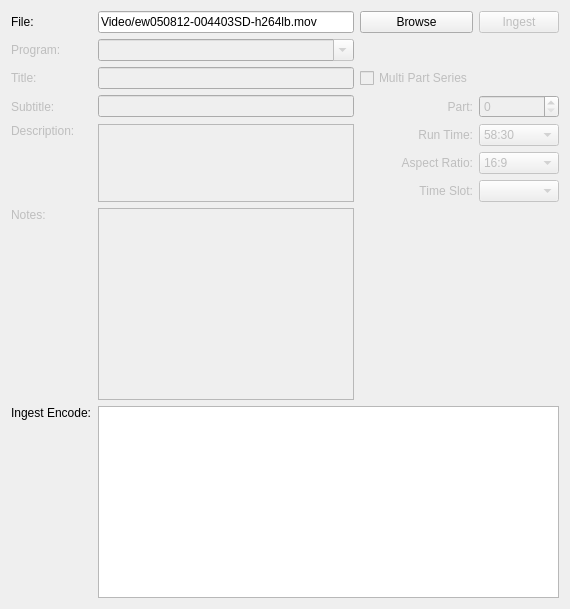
      <widget class="QWidget" name="tab_6">
       <attribute name="title">
        <string>Local Ingest</string>
       </attribute>
       <layout class="QGridLayout" name="gridLayout_8">
        <item row="5" column="1">
         <widget class="QLineEdit" name="lineEdit_11">
          <property name="enabled">
           <bool>false</bool>
          </property>
         </widget>
        </item>
        <item row="2" column="0">
         <widget class="QLabel" name="label_31">
          <property name="enabled">
           <bool>false</bool>
          </property>
          <property name="text">
           <string>Program:</string>
          </property>
         </widget>
        </item>
        <item row="1" column="0">
         <widget class="QLabel" name="label_29">
          <property name="text">
           <string>File:</string>
          </property>
         </widget>
        </item>
        <item row="1" column="2">
         <widget class="QPushButton" name="inputfile_browse">
          <property name="enabled">
           <bool>true</bool>
          </property>
          <property name="text">
           <string>Browse</string>
          </property>
         </widget>
        </item>
        <item row="10" column="0">
         <widget class="QLabel" name="label_17">
          <property name="enabled">
           <bool>true</bool>
          </property>
          <property name="text">
           <string>Ingest Encode:</string>
          </property>
          <property name="alignment">
           <set>Qt::AlignLeading|Qt::AlignLeft|Qt::AlignTop</set>
          </property>
         </widget>
        </item>
        <item row="1" column="1">
         <widget class="QLineEdit" name="ingest_file">
          <property name="enabled">
           <bool>true</bool>
          </property>
          <property name="text">
           <string>Video/ew050812-004403SD-h264lb.mov</string>
          </property>
         </widget>
        </item>
        <item row="1" column="3">
         <widget class="QPushButton" name="ingest">
          <property name="enabled">
           <bool>false</bool>
          </property>
          <property name="text">
           <string>Ingest</string>
          </property>
         </widget>
        </item>
        <item row="10" column="1" colspan="3">
         <widget class="QTextEdit" name="ingest_display">
          <property name="enabled">
           <bool>true</bool>
          </property>
         </widget>
        </item>
        <item row="4" column="2">
         <widget class="QCheckBox" name="checkBox">
          <property name="enabled">
           <bool>false</bool>
          </property>
          <property name="text">
           <string>Multi Part Series</string>
          </property>
         </widget>
        </item>
        <item row="4" column="0">
         <widget class="QLabel" name="label_32">
          <property name="enabled">
           <bool>false</bool>
          </property>
          <property name="text">
           <string>Title:</string>
          </property>
         </widget>
        </item>
        <item row="5" column="3">
         <widget class="QSpinBox" name="spinBox">
          <property name="enabled">
           <bool>false</bool>
          </property>
         </widget>
        </item>
        <item row="5" column="2">
         <widget class="QLabel" name="label_34">
          <property name="enabled">
           <bool>false</bool>
          </property>
          <property name="text">
           <string>Part:</string>
          </property>
          <property name="alignment">
           <set>Qt::AlignRight|Qt::AlignTrailing|Qt::AlignVCenter</set>
          </property>
         </widget>
        </item>
        <item row="6" column="3">
         <widget class="QComboBox" name="comboBox_3">
          <property name="enabled">
           <bool>false</bool>
          </property>
          <item>
           <property name="text">
            <string>58:30</string>
           </property>
          </item>
         </widget>
        </item>
        <item row="6" column="1" rowspan="3">
         <widget class="QPlainTextEdit" name="plainTextEdit_2">
          <property name="enabled">
           <bool>false</bool>
          </property>
         </widget>
        </item>
        <item row="6" column="0">
         <widget class="QLabel" name="label_36">
          <property name="enabled">
           <bool>false</bool>
          </property>
          <property name="text">
           <string>Description:</string>
          </property>
          <property name="alignment">
           <set>Qt::AlignLeading|Qt::AlignLeft|Qt::AlignTop</set>
          </property>
         </widget>
        </item>
        <item row="6" column="2">
         <widget class="QLabel" name="label_35">
          <property name="enabled">
           <bool>false</bool>
          </property>
          <property name="text">
           <string>Run Time:</string>
          </property>
          <property name="alignment">
           <set>Qt::AlignRight|Qt::AlignTrailing|Qt::AlignVCenter</set>
          </property>
         </widget>
        </item>
        <item row="2" column="1">
         <widget class="QComboBox" name="comboBox_2">
          <property name="enabled">
           <bool>false</bool>
          </property>
          <property name="editable">
           <bool>true</bool>
          </property>
         </widget>
        </item>
        <item row="4" column="1">
         <widget class="QLineEdit" name="lineEdit">
          <property name="enabled">
           <bool>false</bool>
          </property>
         </widget>
        </item>
        <item row="5" column="0">
         <widget class="QLabel" name="label_33">
          <property name="enabled">
           <bool>false</bool>
          </property>
          <property name="text">
           <string>Subtitle:</string>
          </property>
         </widget>
        </item>
        <item row="9" column="0">
         <widget class="QLabel" name="label_37">
          <property name="enabled">
           <bool>false</bool>
          </property>
          <property name="text">
           <string>Notes:</string>
          </property>
          <property name="alignment">
           <set>Qt::AlignLeading|Qt::AlignLeft|Qt::AlignTop</set>
          </property>
         </widget>
        </item>
        <item row="8" column="2">
         <widget class="QLabel" name="label_38">
          <property name="enabled">
           <bool>false</bool>
          </property>
          <property name="text">
           <string>Time Slot:</string>
          </property>
          <property name="alignment">
           <set>Qt::AlignRight|Qt::AlignTrailing|Qt::AlignVCenter</set>
          </property>
         </widget>
        </item>
        <item row="9" column="1">
         <widget class="QPlainTextEdit" name="plainTextEdit_3">
          <property name="enabled">
           <bool>false</bool>
          </property>
         </widget>
        </item>
        <item row="8" column="3">
         <widget class="QComboBox" name="comboBox_4">
          <property name="enabled">
           <bool>false</bool>
          </property>
         </widget>
        </item>
        <item row="7" column="3">
         <widget class="QComboBox" name="comboBox_5">
          <property name="enabled">
           <bool>false</bool>
          </property>
          <item>
           <property name="text">
            <string>16:9</string>
           </property>
          </item>
          <item>
           <property name="text">
            <string>4:3</string>
           </property>
          </item>
         </widget>
        </item>
        <item row="7" column="2">
         <widget class="QLabel" name="label_39">
          <property name="enabled">
           <bool>false</bool>
          </property>
          <property name="text">
           <string>Aspect Ratio:</string>
          </property>
          <property name="alignment">
           <set>Qt::AlignRight|Qt::AlignTrailing|Qt::AlignVCenter</set>
          </property>
         </widget>
        </item>
       </layout>
      </widget>
